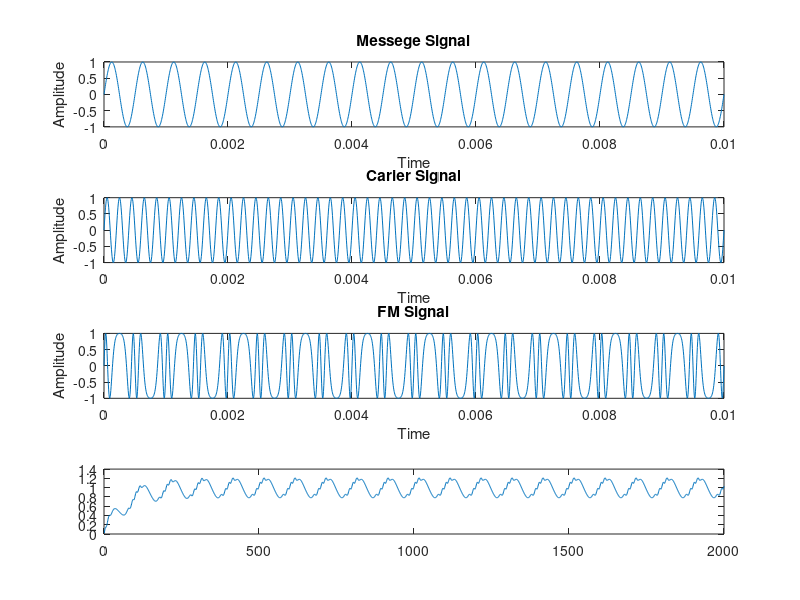

MATLAB code to generate this figure:
clc;
close all;

fm=2000;
fc=5000;
fs=200000;
t=0:1/fs:0.01;
mi=2;
m=sin(2*pi*fm*t);
subplot(4,1,1);
plot(t,m);
title("Messege Signal");
xlabel('Time');
ylabel('Amplitude');

c=sin(2*pi*fc*t);
subplot(4,1,2);
plot(t,c);
title("Carier Signal");
xlabel('Time');
ylabel('Amplitude');

s=sin(2*pi*fc*t+(mi.*sin(2*pi*fm*t)));
subplot(4,1,3);
plot(t,s);
title("FM Signal");
xlabel('Time');
ylabel('Amplitude');

s=diff(s);
s=abs(s);
subplot(4,1,4);
[b,a]=butter(1,0.005);
z=filter(b,a,s);
z=10.*z;
plot(z);